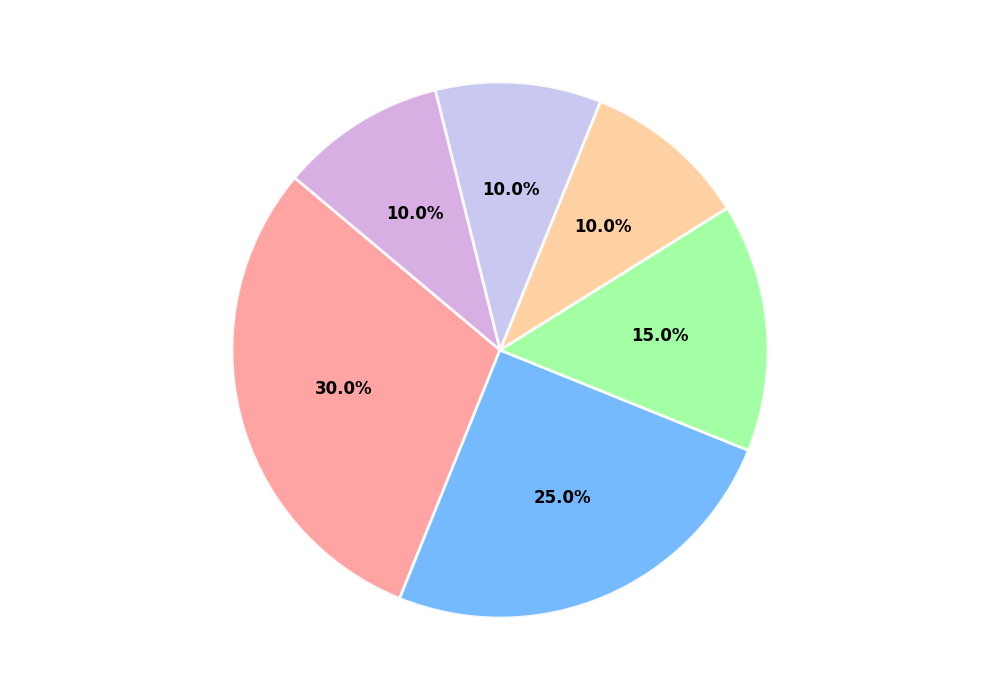

Reproduce this figure in Python.
import matplotlib.pyplot as plt

# Data for the favorite sci-fi franchises
popularity_percentages = [30, 25, 15, 10, 10, 10]

# Define colors for each franchise
colors = ['#ff9999', '#66b3ff', '#99ff99', '#ffcc99', '#c2c2f0', '#d3a6e0']

# Create the pie chart
fig, ax = plt.subplots(figsize=(10, 7))
wedges, texts, autotexts = ax.pie(
    popularity_percentages,
    autopct='%1.1f%%',
    startangle=140,
    colors=colors,
    wedgeprops=dict(edgecolor='white', linewidth=2, alpha=0.9)
)

# Customize the text in wedges
for autotext in autotexts:
    autotext.set_fontsize(12)
    autotext.set_fontweight('bold')

# Ensure the pie chart is drawn as a circle
ax.set_aspect('equal')

# Automatically adjust layout for best presentation
plt.tight_layout()

# Display the chart
plt.show()
